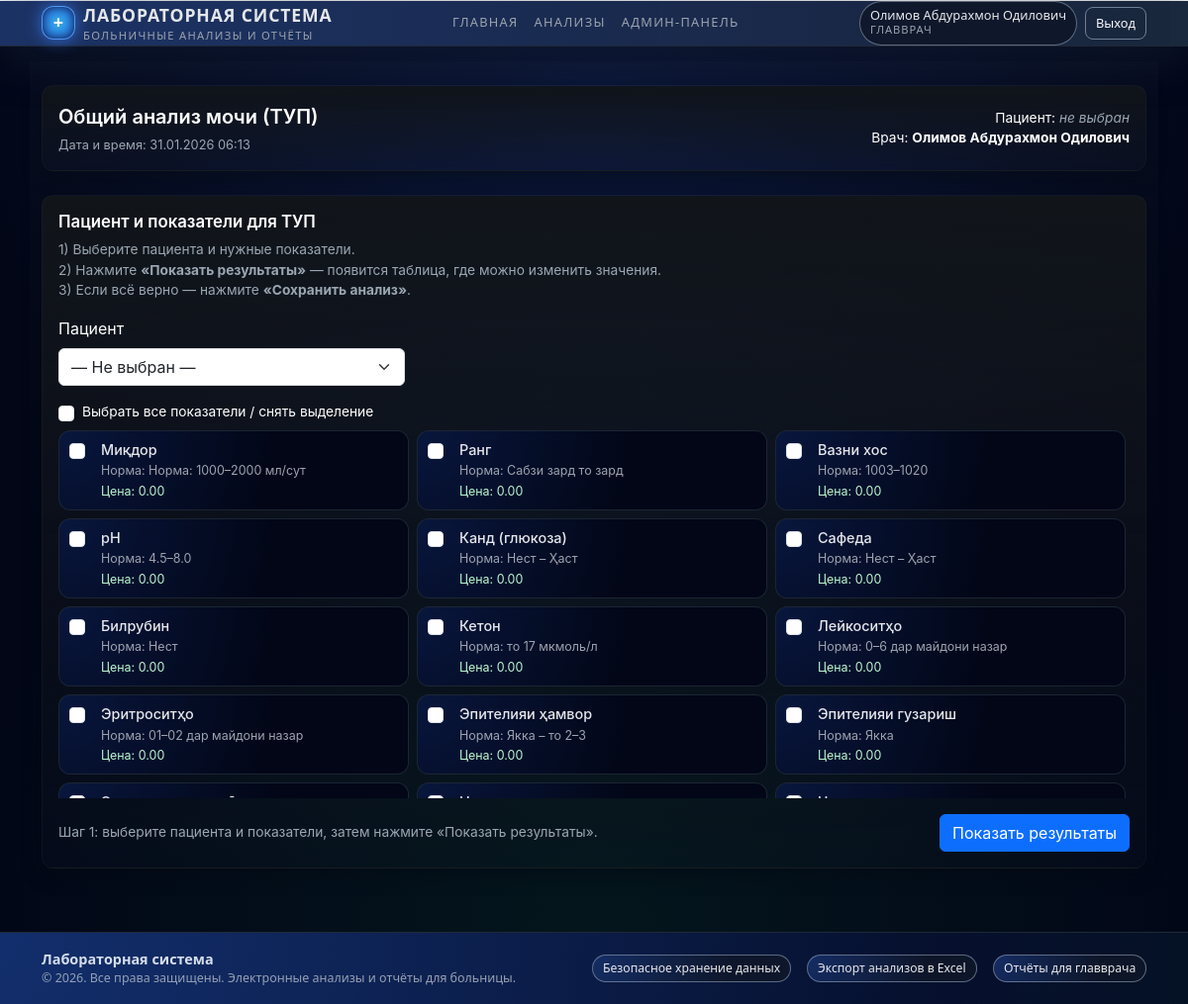
The app's page /pages/doctor/tup.php (signed in) with its own data.
### tables this page shows
CREATE TABLE `analysis_indicators` (
  `id` int(11) NOT NULL,
  `analysis_type_id` int(11) NOT NULL,
  `name` varchar(255) NOT NULL,
  `norm_text` varchar(255) NOT NULL,
  `default_price` decimal(10,2) NOT NULL DEFAULT 0.00
);

### includes/functions.php (called while the page is built, shortened)
<?php
function current_user_name(): string
{
    return $_SESSION['user_name'] ?? '';
}

### pages/doctor/tup.php (the view, shortened to what this page needs)
<?php
require_once __DIR__ . '/../../includes/functions.php';
$doctorName = current_user_name();
$patientId       = null;
$patientName     = 'Пациент не выбран';
$patientSexLabel = '';
$sql = "
    SELECT ai.id, ai.name, ai.norm_text, ai.default_price
    FROM analysis_indicators ai
    JOIN analysis_types t ON ai.analysis_type_id = t.id
    WHERE t.code = 'TUP'
    ORDER BY ai.id
";
$stmt = $pdo->query($sql);
$tupParams = $stmt->fetchAll();
$selectedIds   = [];
require_once __DIR__ . '/../../includes/header.php';
?>
<link rel="stylesheet" href="/lab-system/public/css/ba.css">
<div class="container py-4 ba-page">
    <div class="ba-header panel mb-4 p-3">
        <div class="d-flex flex-column flex-md-row justify-content-between align-items-md-center gap-2">
            <div>
                <div class="ba-header-title">Общий анализ мочи (ТУП)</div>
                <div class="ba-header-meta">
                    Дата и время: <?php echo date('d.m.Y H:i'); ?>
                </div>
            </div>
            <div class="text-md-end small">
                <div>
                    Пациент:
                    <?php if ($patientId): ?>
                        <strong><?php echo htmlspecialchars($patientName); ?></strong>
                        <?php if ($patientSexLabel): ?>
                            (<?php echo htmlspecialchars($patientSexLabel); ?>)
                        <?php endif; ?>
                    <?php else: ?>
                        <span class="text-muted-soft"><em>не выбран</em></span>
                    <?php endif; ?>
                </div>
                <div>
                    Врач:
                    <strong><?php echo htmlspecialchars($doctorName); ?></strong>
                </div>
            </div>
        </div>
    </div>
    <div class="panel p-3 mb-3">
        <h2 class="ba-section-title">Пациент и показатели для ТУП</h2>
        <p class="text-muted-soft small mb-3">
            1) Выберите пациента и нужные показатели.<br>
            2) Нажмите <strong>«Показать результаты»</strong> — появится таблица, где можно изменить значения.<br>
            3) Если всё верно — нажмите <strong>«Сохранить анализ»</strong>.
        </p>
        <form method="post" action="/lab-system/index.php?page=tup">
            <div class="row g-3 mb-3">
                <div class="col-12 col-md-6 col-lg-4">
                    <label class="form-label">Пациент</label>
                    <select name="patient_id" class="form-select">
                        <option value="">— Не выбран —</option>
                    </select>
                </div>
            </div>
            <div class="d-flex align-items-center mb-2">
                <input
                    type="checkbox"
                    id="select_all_tup"
                    class="form-check-input me-2"
                >
                <label for="select_all_tup" class="form-check-label small">
                    Выбрать все показатели / снять выделение
                </label>
            </div>
            <div class="row g-2 ba-parameters-list">
                <?php foreach ($tupParams as $param): ?>
                    <div class="col-12 col-md-6 col-lg-4">
                        <label class="ba-param-item">
                            <input
                                type="checkbox"
                                class="form-check-input me-2 tup-param-checkbox"
                                name="parameters[]"
                                value="<?php echo (int)$param['id']; ?>"
                                <?php echo in_array((int)$param['id'], $selectedIds, true) ? 'checked' : ''; ?>
                            >
                            <div class="ba-param-text">
                                <div class="ba-param-name">
                                    <?php echo htmlspecialchars($param['name']); ?>
                                </div>
                                <div class="ba-param-norm">
                                    Норма: <?php echo htmlspecialchars($param['norm_text']); ?>
                                </div>
                                <div class="ba-param-price">
                                    Цена: <?php echo number_format((float)$param['default_price'], 2, '.', ' '); ?>
                                </div>
                            </div>
                        </label>
                    </div>
                <?php endforeach; ?>
            </div>
            <div class="mt-3 d-flex justify-content-between align-items-center">
                <div class="small text-muted-soft">
                    Шаг 1: выберите пациента и показатели, затем нажмите
                    &laquo;Показать результаты&raquo;.
                </div>
                <button type="submit" class="btn btn-primary">
                    Показать результаты
                </button>
            </div>
        </form>
    </div>
</div>
<?php
require_once __DIR__ . '/../../includes/footer.php';

### public/css/base.css (style rules this page uses)
html, body { height: 100%; }
.panel { background: radial-gradient(circle at top left, rgba(37, 99, 235, 0.12), transparent 65%), #0b1120; border-radius: 18px; border: 1px solid rgba(31, 41, 55, 0.8); box-shadow: 0 18px 45px rgba(15, 23, 42, 0.9); color: white; animation: panelFadeIn 0.35s ease-out; }
.text-muted-soft { color: #9ca3af; }

### public/css/ba.css (style rules this page uses)
.ba-page { padding-bottom: 32px; }
.ba-header { background: radial-gradient(circle at top left, rgba(56, 189, 248, 0.25), transparent 65%), #020617; }
.ba-header-title { font-weight: 600; font-size: 1rem; color: #e5e7eb; }
.ba-header-meta { font-size: 0.8rem; color: #9ca3af; }
.ba-section-title { font-size: 0.95rem; font-weight: 600; color: #e5e7eb; }
.ba-parameters-list { max-height: 380px; overflow-y: auto; padding-right: 4px; }
.ba-param-item { display: flex; align-items: flex-start; gap: 8px; padding: 8px 10px; border-radius: 12px; background: radial-gradient(circle at top left, rgba(37, 99, 235, 0.18), transparent 60%), #020617; border: 1px solid rgba(31, 41, 55, 0.9); cursor: pointer; transition: background 0.16s ease-out, border-color 0.16s ease-out, transform 0.12s ease-out, box-shadow 0.12s ease-out; }
.ba-param-text { display: flex; flex-direction: column; gap: 2px; }
.ba-param-name { font-size: 0.9rem; font-weight: 500; color: #e5e7eb; }
.ba-param-norm { font-size: 0.78rem; color: #9ca3af; }
.ba-param-price { font-size: 0.78rem; color: #bbf7d0; }
:root { --bg:#0f1720; --panel:#11151a; --muted:#9aa6b2; --accent1:#6dd3ff; --accent2:#7be58a; --glass: rgba(255,255,255,0.03); --glass-2: rgba(255,255,255,0.04); --radius:12px; --tile-shadow: 0 6px 18px rgba(3,10,18,0.6); --trans: 220ms cubic-bezier(.2,.9,.3,1); }
.ba-page { background: linear-gradient(180deg, rgba(255,255,255,0.02), transparent 60%); color: #e6eef6; min-height: 100vh; font-family: Inter, "Segoe UI", Roboto, "Helvetica Neue", Arial, sans-serif; padding-bottom: 80px; }
.panel { background: linear-gradient(180deg, var(--panel), rgba(255,255,255,0.01)); border-radius: var(--radius); padding: 18px; box-shadow: var(--tile-shadow); border: 1px solid rgba(255,255,255,0.03); }
.ba-header-title { font-size: 1.25rem; font-weight: 600; color: #fff; }
.ba-header-meta { color: var(--muted); margin-top: 4px; }
.ba-section-title { font-weight: 600; color: #fff; font-size: 1.05rem; }
.text-muted-soft { color: var(--muted); }
.small { font-size:0.86rem; }

### records on screen
analysis_indicators: name "Миқдор", norm_text "Норма: 1000–2000 мл/сут", default_price "0.00"
analysis_indicators: name "Ранг", norm_text "Сабзи зард то зард", default_price "0.00"
analysis_indicators: name "Вазни хос", norm_text "1003–1020", default_price "0.00"
analysis_indicators: name "рН", norm_text "4.5–8.0", default_price "0.00"
analysis_indicators: name "Канд (глюкоза)", norm_text "Нест – Ҳаст", default_price "0.00"
analysis_indicators: name "Сафеда", norm_text "Нест – Ҳаст", default_price "0.00"
analysis_indicators: name "Билрубин", norm_text "Нест", default_price "0.00"
analysis_indicators: name "Кетон", norm_text "то 17 мкмоль/л", default_price "0.00"
analysis_indicators: name "Лейкоситҳо", norm_text "0–6 дар майдони назар", default_price "0.00"
analysis_indicators: name "Эритроситҳо", norm_text "01–02 дар майдони назар", default_price "0.00"
analysis_indicators: name "Эпителияи ҳамвор", norm_text "Якка – то 2–3", default_price "0.00"
analysis_indicators: name "Эпителияи гузариш", norm_text "Якка", default_price "0.00"

### other values on screen
current_user_name() "Олимов Абдурахмон Одилович"
$doctorName "Олимов Абдурахмон Одилович"
